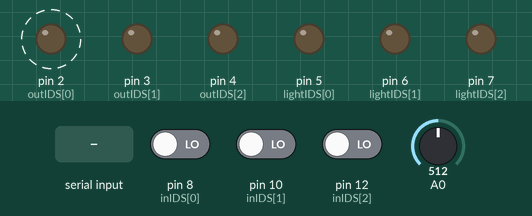
Simulated run of this sketch. Board: Arduino Uno, built with avr-gcc and run on an emulated ATmega328P. On the bench: output pins drawn as LEDs (lit = HIGH). Dashed ring = blinking. The test bench sets the inputs (shaded band); at power-on: pin 8 (inIDS[0]) LOW, pin 10 (inIDS[1]) LOW, pin 12 (inIDS[2]) LOW, A0 = 512. Random numbers use the default seed unless the sketch sets one; what the sketch prints to the serial monitor is not drawn.

Above: at 0.9 s.
1.3 s: pin 8 (inIDS[0]) driven HIGH
At 2.7 s:
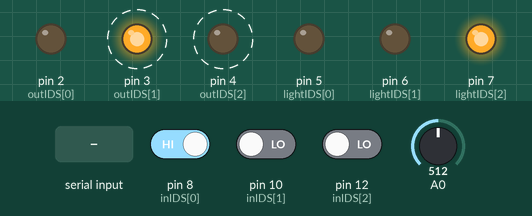
4.8 s: pin 10 (inIDS[1]) driven HIGH
At 6.3 s:
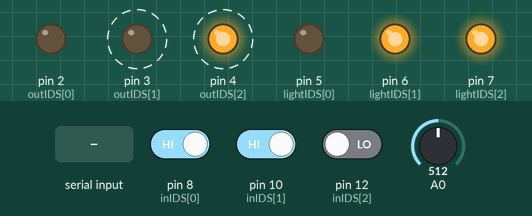
8.3 s: pin 12 (inIDS[2]) driven HIGH
At 9.9 s:
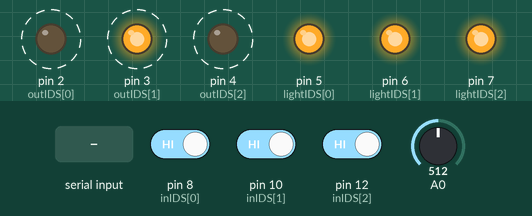
11.8 s: pin 8 (inIDS[0]) driven LOW
At 13.1 s:
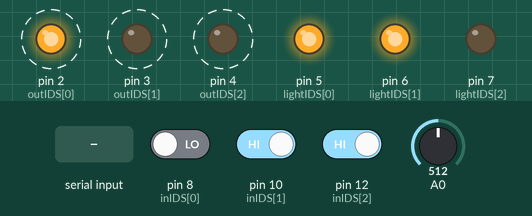
15.3 s: pin 10 (inIDS[1]) driven LOW
At 16.9 s:
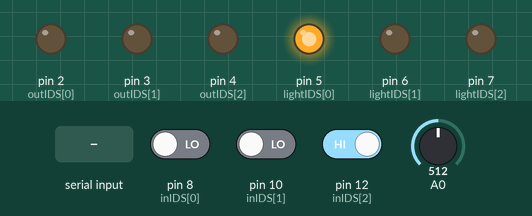
18.9 s: "1" received over Serial
Timing chart, 0 to 21.9 s (numbered marks = the images above; inputs shaded):
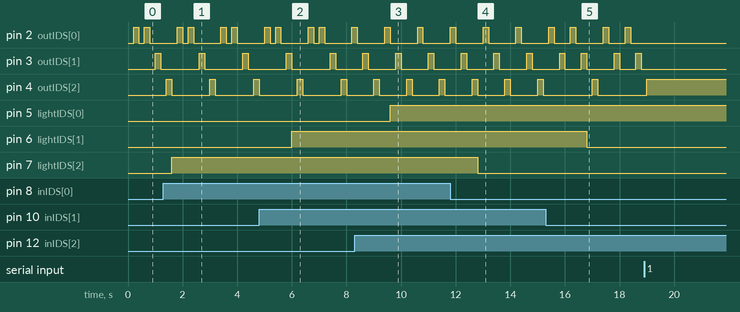

Measured:
- after the input at 1.3 s, pin 7 (lightIDS[2]): LOW → HIGH after 0.30 s
- after the input at 4.8 s, pin 6 (lightIDS[1]): LOW → HIGH after 1.2 s
- after the input at 8.3 s, pin 5 (lightIDS[0]): LOW → HIGH after 1.3 s
- after the input at 11.8 s, pin 7 (lightIDS[2]): HIGH → LOW after 1.0 s
- after the input at 15.3 s, pin 6 (lightIDS[1]): HIGH → LOW after 1.5 s

The sketch:

WiringMinigame.ino
```cpp
//The output pins.
byte outIDS[] = {
 2,
 3,
 4
};

//The pins that light up when the respective wire is correctly wired (outIDS[0] wired correctly lights up lightsIDS[0]);
byte lightIDS[] = {
 5,
 6,
 7
};

//The pins that wires will be plugged into.
byte inIDS[] = {
 8,
 10,
 12
};

//Placeholder array, filled when randomizing which wire each pin is connected to.
byte connectIDS[] = {
 8,
 9,
 10
};

//Magically randomizes the pin assignments.
void rewire(){
 randomSeed(analogRead(0));
  randomSeed(analogRead(0));

  boolean usedUP[] = {
    false,
    false,
    false
  };
  byte ran = 0;

  while(!(usedUP[0] && usedUP[1] && usedUP[2])){
   byte randomInt = random(3);
   if(usedUP[randomInt]) continue;
   usedUP[randomInt] = true;
   connectIDS[randomInt] = inIDS[ran];
   ++ran;
   String toPrint = "Wired " + String(inIDS[ran - 1]) + " to " + String(outIDS[randomInt]);
  }
}

boolean checkWire(byte wire){
    for(int i = 0; i < 3; i ++){
       digitalWrite(outIDS[i], LOW);
    }
    delay(200);
    digitalWrite(outIDS[wire], HIGH);
    delay(200);
    if(digitalRead(connectIDS[wire]) == HIGH){
       return true;
    }
    return false;
}

void setup(){
  Serial.begin(9600);
  Serial.write(0);
  for(int i = 0; i < 3; i ++){
       pinMode(outIDS[i], OUTPUT);
       pinMode(lightIDS[i], OUTPUT);
  }
   for(int i = 0; i < 3; i ++){
       pinMode(inIDS[i], INPUT);
  }

  rewire();

}

void loop(){
  if(checkWire(0) && checkWire(1) && checkWire(2)){
    Serial.write(1);
  }

  if(checkWire(0)){
    digitalWrite(lightIDS[0], HIGH);
  } else {
    digitalWrite(lightIDS[0], LOW);
  }
  if(checkWire(1)){
    digitalWrite(lightIDS[1], HIGH);
  } else {
     digitalWrite(lightIDS[1], LOW);
  }
  if(checkWire(2)){
    digitalWrite(lightIDS[2], HIGH);
  } else {
     digitalWrite(lightIDS[2], LOW);
  }

  if(Serial.available()){
   while(Serial.available()){
     Serial.write(0);
      rewire();
   }
  }
}
```
